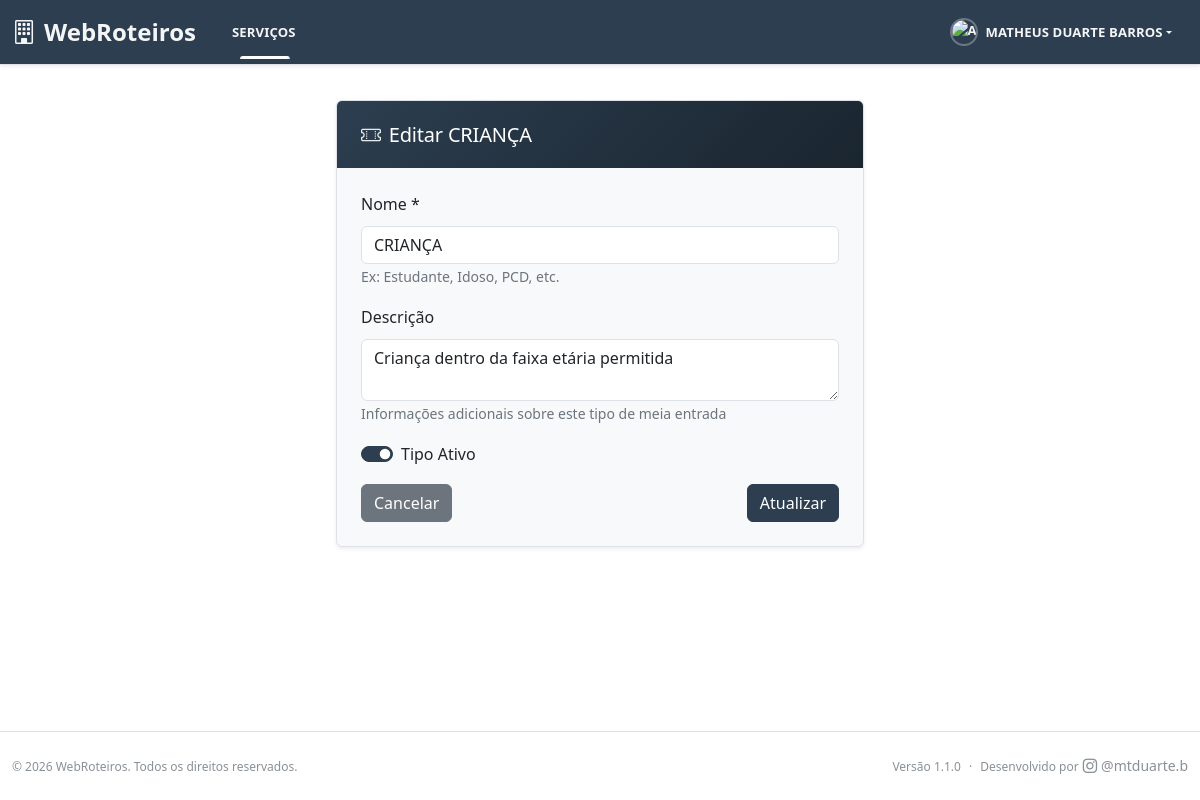
Screenshot of /servicos/tipos-meia/11/editar/ (signed in) with the database file from the repository.
### servicos/models.py (models this page shows, shortened)
class TipoMeiaEntrada(models.Model):
    nome = models.CharField('Tipo', max_length=100, unique=True)
    descricao = models.TextField('Descrição', blank=True)
    ativo = models.BooleanField('Ativo', default=True)
    criado_em = models.DateTimeField('Criado em', auto_now_add=True)
    class Meta:
        verbose_name = 'Tipo de Meia Entrada'
        verbose_name_plural = 'Tipos de Meia Entrada'
        ordering = ['nome']

### servicos/views.py (the view)
# urls.py: path('tipos-meia/<int:pk>/editar/', views.tipo_meia_edit, name='tipo_meia_edit'),
@require_permission('servicos.change_tipomeiaentrada')
def tipo_meia_edit(request, pk):
    tipo = get_object_or_404(TipoMeiaEntrada, pk=pk)
    if request.method == 'POST':
        form = TipoMeiaEntradaForm(request.POST, instance=tipo)
        if form.is_valid():
            form.save()
            messages.success(request, 'Tipo de meia entrada atualizado com sucesso!')
            return redirect('servicos:tipo_meia_list')
    else:
        form = TipoMeiaEntradaForm(instance=tipo)
    context = {
        'form': form,
        'tipo': tipo,
        'title': f'Editar {tipo.nome}',
        'action': 'Atualizar'
    }
    return render(request, 'servicos/meias/tipo_meia_form.html', context)

### servicos/forms.py
class TipoMeiaEntradaForm(forms.ModelForm):
    class Meta:
        model = TipoMeiaEntrada
        fields = ['nome', 'descricao', 'ativo']
        widgets = {
            'nome': forms.TextInput(attrs={
                'class': 'form-control',
                'placeholder': 'Ex: Estudante, Idoso, Doador de Sangue'
            }),
            'descricao': forms.Textarea(attrs={
                'class': 'form-control',
                'rows': 2,
                'placeholder': 'Descrição opcional'
            }),
            'ativo': forms.CheckboxInput(attrs={'class': 'form-check-input'}),
        }

### core/admin_context.py (called while the page is built)
def admin_context(request):
    context = {}
    if request.user.is_authenticated and request.user.is_staff:
        try:
            context.update({
                'total_users': User.objects.count(),
                'total_groups': Group.objects.count(),
                'total_permissions': Permission.objects.count(),
                'active_users': User.objects.filter(is_active=True).count(),
            })
        except Exception:
            context.update({
                'total_users': 0,
                'total_groups': 0,
                'total_permissions': 0,
                'active_users': 0,
            })
    return context

### servicos/permissions.py (called while the page is built, shortened)
def require_permission(perm, raise_exception=False):
    def decorator(view_func):
        @wraps(view_func)
        @login_required
        def wrapped_view(request, *args, **kwargs):
            if request.user.is_superuser:
                return view_func(request, *args, **kwargs)
        return wrapped_view
    return decorator

### user_management/context_processors.py (called while the page is built)
def user_permissions(request):
    context = {
        'user_can_access_admin_menu': False,
        'user_can_manage_users': False,
        'user_can_manage_groups': False,
        'user_can_access_admin_panel': False,
        'user_level': 'usuario_basico',
        'user_level_display': 'Usuário Básico',
    }
    if request.user.is_authenticated:
        context.update({
            'user_can_access_admin_menu': should_show_admin_menu(request.user),
            'user_can_manage_users': should_show_user_management_link(request.user),
            'user_can_manage_groups': should_show_user_management_link(request.user),  # Mesma regra para grupos
            'user_can_access_admin_panel': can_access_admin_panel(request.user),
            'user_level': get_user_level(request.user),
            'user_level_display': get_user_level_display(request.user),
        })
    return context

### templates/servicos/meias/tipo_meia_form.html (shortened to what this page needs)
{% extends 'base/base.html' %}
{% block content %}
<div class="container-fluid py-4">
    <div class="row">
        <div class="col-lg-6 offset-lg-3">
            <div class="card shadow-sm list-card">
                <div class="card-header">
                    <h5 class="mb-0"><i class="bi bi-ticket-perforated me-2"></i>{{ title }}</h5>
                </div>
                <div class="card-body">
                    <form method="post">
                        <div class="mb-3">
                            <label for="{{ form.nome.id_for_label }}" class="form-label">Nome *</label>
                            {{ form.nome }}
                            <small class="form-text text-muted">Ex: Estudante, Idoso, PCD, etc.</small>
                        </div>
                        <div class="mb-3">
                            <label for="{{ form.descricao.id_for_label }}" class="form-label">Descrição</label>
                            {{ form.descricao }}
                            <small class="form-text text-muted">Informações adicionais sobre este tipo de meia entrada</small>
                        </div>
                        <div class="mb-3">
                            <div class="form-check form-switch">
                                {{ form.ativo }}
                                <label class="form-check-label" for="{{ form.ativo.id_for_label }}">
                                    Tipo Ativo
                                </label>
                            </div>
                        </div>
                        <div class="d-flex justify-content-between">
                            <a href="{% url 'servicos:tipo_meia_list' %}" class="btn btn-secondary">
                                 Cancelar
                            </a>
                            <button type="submit" class="btn btn-primary">
                                 {{ action }}
                            </button>
                        </div>
                    </form>
                </div>
            </div>
        </div>
    </div>
</div>
{% endblock %}

### templates/base/base.html (shortened to what this page needs)
{% load static %}
<!DOCTYPE html>
<html lang="pt-br" data-bs-theme="{% if user.is_authenticated and user.profile.tema_preferido != 'auto' %}{{ user.profile.tema_preferido }}{% else %}auto{% endif %}">
<head>
    <link href="https://cdn.jsdelivr.net/npm/bootstrap@5.3.2/dist/css/bootstrap.min.css" rel="stylesheet">
    <link rel="stylesheet" href="https://cdn.jsdelivr.net/npm/bootstrap-icons@1.11.2/font/bootstrap-icons.css">
    <link rel="stylesheet" href="{% static 'css/theme-colors.css' %}">
    <link rel="stylesheet" href="{% static 'css/main.css' %}">
</head>
<body class="{% block body_class %}{% endblock %}">
    {% if user.is_authenticated %}
        <nav class="navbar navbar-expand-lg navbar-dark custom-navbar fixed-top">
            <div class="container-fluid">
                <a class="navbar-brand fw-bold" href="{% url 'core:dashboard' %}">
                    <i class="bi bi-building me-2"></i>WebRoteiros
                </a>
                <div class="collapse navbar-collapse" id="navbarNav">
                    <ul class="navbar-nav me-auto">
                        <li class="nav-item dropdown">
                            <a class="nav-link dropdown-toggle {% if request.resolver_match.namespace == 'servicos' %}active{% endif %}" href="#" id="servicosDropdown" role="button" data-bs-toggle="dropdown" aria-expanded="false">
                                Serviços
                            </a>
                        </li>
                    </ul>
                    <ul class="navbar-nav ms-auto">
                        <li class="nav-item dropdown">
                            <a class="nav-link dropdown-toggle" href="#" id="userDropdown" role="button" data-bs-toggle="dropdown" aria-expanded="false">
                                {% if user.profile.avatar %}
                                    <img src="{{ user.profile.avatar.url }}" alt="Avatar de {{ user.get_full_name|default:user.username }}" class="rounded-circle me-2" style="width: 28px; height: 28px; object-fit: cover;">
                                {% else %}
                                    <img src="{% static 'images/default-avatar.svg' %}" alt="Avatar padrão" class="rounded-circle me-2" style="width: 28px; height: 28px; object-fit: cover;">
                                {% endif %}
                                {{ user.get_full_name|default:user.username }}
                            </a>
                        </li>
                    </ul>
                </div>
            </div>
        </nav>
    {% endif %}
    <main class="{% if user.is_authenticated %}main-content{% else %}login-main{% endif %}">
        {% block content %}{% endblock %}
    </main>
    {% if user.is_authenticated %}
        <footer class="app-footer bg-body border-top">
            <div class="container-fluid">
                <div class="row align-items-center py-2">
                    <div class="col-md-6">
                        <small class="text-muted">
                            © {% now "Y" %} WebRoteiros. Todos os direitos reservados.
                        </small>
                    </div>
                    <div class="col-md-6 text-md-end">
                        <small class="text-muted d-inline-flex align-items-center gap-2">
                            <span>Versão 1.1.0</span>
                            <span class="text-muted">·</span>
                            <span class="d-inline-flex align-items-center gap-1">
                                <span>Desenvolvido por</span>
                                <a href="https://www.instagram.com/mtduarte.b/" target="_blank" rel="noopener" class="text-muted text-decoration-none d-inline-flex align-items-center gap-1">
                                    <i class="bi bi-instagram" style="font-size: 0.9rem;"></i>
                                    <span class="small">@mtduarte.b</span>
                                </a>
                            </span>
                        </small>
                    </div>
                </div>
            </div>
        </footer>
    {% endif %}
</body>
</html>

### static/css/theme-colors.css (style rules this page uses)
:root { --bs-primary: #2c3e50; --bs-primary-rgb: 44, 62, 80; --bs-primary-dark: #1a252f; --bs-primary-light: #34495e; --bs-success: #27ae60; --bs-success-rgb: 39, 174, 96; --bs-info: #16a085; --bs-info-rgb: 22, 160, 133; --bs-warning: #f39c12; --bs-warning-rgb: 243, 156, 18; --bs-danger: #e74c3c; --bs-danger-rgb: 231, 76, 60; --bs-light: #ecf0f1; --bs-dark: #2c3e50; --bs-primary-hover: #1a252f; --bs-primary-active: #162029; }
.btn-primary { --bs-btn-bg: var(--bs-primary); --bs-btn-border-color: var(--bs-primary); --bs-btn-hover-bg: var(--bs-primary-dark); --bs-btn-hover-border-color: var(--bs-primary-dark); --bs-btn-active-bg: var(--bs-primary-dark); --bs-btn-active-border-color: var(--bs-primary-dark); --bs-btn-disabled-bg: var(--bs-primary); --bs-btn-disabled-border-color: var(--bs-primary); }
.form-check-input:checked { background-color: var(--bs-primary); border-color: var(--bs-primary); }
.nav-link { color: var(--bs-primary); }
.list-card .card-header { background: linear-gradient(135deg, var(--bs-primary) 0%, var(--bs-primary-dark) 100%); color: white; font-weight: 600; padding: 1.25rem 1.5rem; border-bottom: none; }
.list-card .card-header h5, .list-card .card-header .h5 { color: white !important; margin: 0; font-size: 1.25rem; }
.list-card .card-header i { opacity: 0.9; }

### rows the page displays
TipoMeiaEntrada: nome "CRIANÇA", descricao "Criança dentro da faixa etária permitida", ativo "☑"

### other values shown
{{ user.get_full_name|default:user.username }} "MATHEUS DUARTE BARROS"
{{ title }} "Editar CRIANÇA"
{{ action }} "Atualizar"
